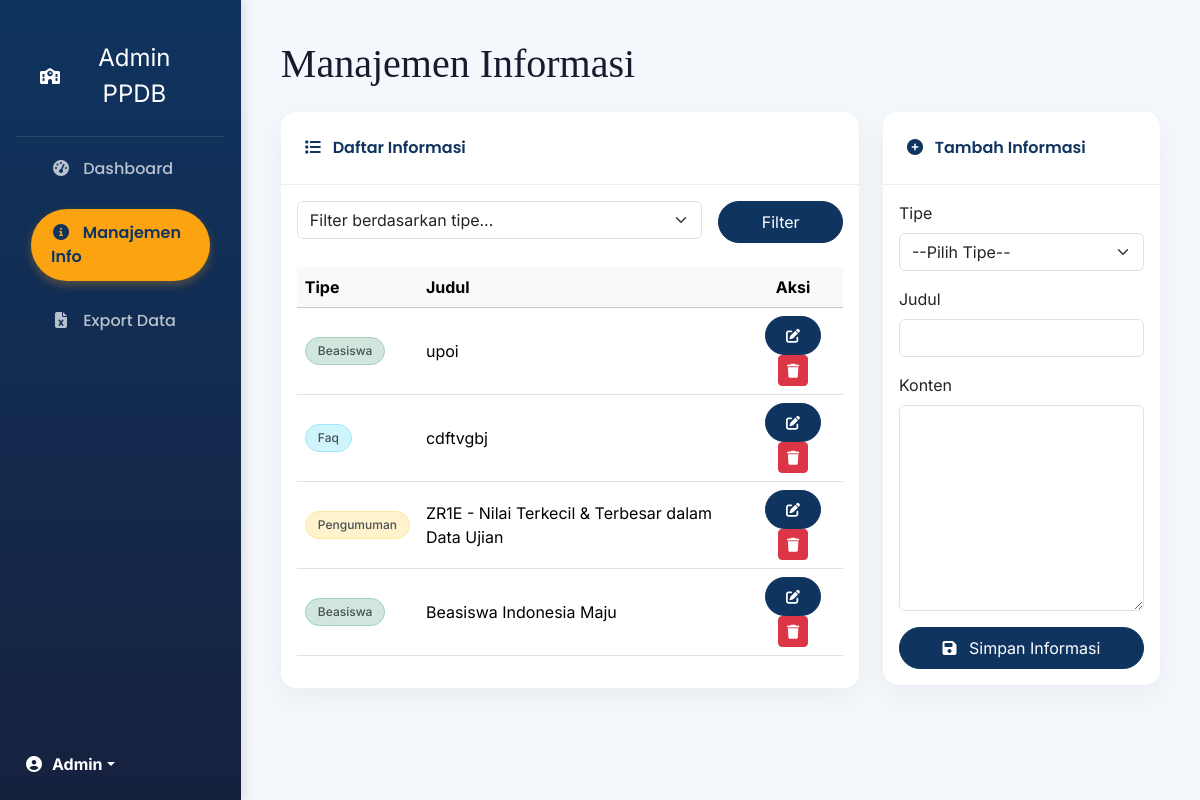
Screenshot of /admin/info_crud.php (signed in) with the database file from the repository.
### tables this page shows
CREATE TABLE `info` (
  `id` int(11) NOT NULL,
  `tipe` enum('beasiswa','pendaftaran','pengumuman','faq','profil') NOT NULL,
  `judul` varchar(255) NOT NULL,
  `konten` text NOT NULL,
  `meta` longtext DEFAULT NULL,
  `created_at` timestamp NOT NULL DEFAULT current_timestamp(),
  `updated_at` timestamp NOT NULL DEFAULT current_timestamp() ON UPDATE current_timestamp()
);

### admin/info_crud.php (the view, shortened to what this page needs)
<?php
include '../koneksi.php';
$edit_item = null;
$sql_list = "SELECT * FROM info WHERE 1=1";
$sql_list .= " ORDER BY created_at DESC";
$info_list = $koneksi->query($sql_list);
$type_colors = ['pendaftaran' => 'primary', 'beasiswa' => 'success', 'pengumuman' => 'warning', 'faq' => 'info', 'profil' => 'secondary'];
?>
<!DOCTYPE html>
<html lang="en">
<head>
    <link href="https://cdn.jsdelivr.net/npm/bootstrap@5.3.3/dist/css/bootstrap.min.css" rel="stylesheet">
    <link href="https://cdnjs.cloudflare.com/ajax/libs/font-awesome/6.5.1/css/all.min.css" rel="stylesheet">
    <link rel="stylesheet" href="../assets/css/admin.css">
</head>
<body>
<div class="d-flex">
    <div class="sidebar d-flex flex-column p-3">
        <div class="sidebar-header"><a href="index.php" class="d-flex align-items-center text-white text-decoration-none"><i class="fas fa-school me-2"></i><span class="fs-4">Admin PPDB</span></a></div>
        <ul class="nav nav-pills flex-column mb-auto">
            <li class="nav-item"><a href="index.php" class="nav-link"><i class="fas fa-tachometer-alt fa-fw me-2"></i> Dashboard</a></li>
            <li><a href="info_crud.php" class="nav-link active" aria-current="page"><i class="fas fa-info-circle fa-fw me-2"></i> Manajemen Info</a></li>
            <li><a href="export.php" class="nav-link"><i class="fas fa-file-excel fa-fw me-2"></i> Export Data</a></li>
        </ul>
        <div class="dropdown mt-auto">
            <a href="#" class="d-flex align-items-center text-white text-decoration-none dropdown-toggle p-2" data-bs-toggle="dropdown" aria-expanded="false">
                <i class="fas fa-user-circle fa-fw me-2"></i><strong><?php echo htmlspecialchars($_SESSION['nama']); ?></strong>
            </a>
        </div>
    </div>
    <div class="main-content">
        <h1 class="mb-4">Manajemen Informasi</h1>
        <div class="row">
            <div class="col-lg-8">
                <div class="card mb-4">
                    <div class="card-header"><i class="fas fa-list me-2"></i> Daftar Informasi</div>
                    <div class="card-body">
                         <form method="GET" class="row g-3 mb-4">
                            <div class="col-md-9">
                                <select name="tipe" class="form-select">
                                    <option value="">Filter berdasarkan tipe...</option>
                                </select>
                            </div>
                            <div class="col-md-3 d-grid"><button type="submit" class="btn btn-primary">Filter</button></div>
                        </form>
                        <div class="table-responsive">
                            <table class="table table-hover align-middle">
                                <thead class="table-light"><tr><th>Tipe</th><th>Judul</th><th class="text-center">Aksi</th></tr></thead>
                                <tbody>
                                    <?php if ($info_list->num_rows > 0): ?>
                                        <?php while($item = $info_list->fetch_assoc()): ?>
                                        <tr>
                                            <td><span class="badge text-dark-emphasis bg-<?php echo $type_colors[$item['tipe']]; ?>-subtle border border-<?php echo $type_colors[$item['tipe']]; ?>-subtle"><?php echo ucfirst($item['tipe']); ?></span></td>
                                            <td><?php echo htmlspecialchars($item['judul']); ?></td>
                                            <td class="text-center">
                                                <a href="?action=edit&id=<?php echo $item['id']; ?>" class="btn btn-sm btn-primary btn-action" title="Edit"><i class="fas fa-edit"></i></a>
                                                <a href="?action=delete&id=<?php echo $item['id']; ?>" class="btn btn-sm btn-danger btn-action" title="Hapus" onclick="return confirm('Apakah Anda yakin ingin menghapus informasi ini?')"><i class="fas fa-trash"></i></a>
                                            </td>
                                        </tr>
                                        <?php endwhile; ?>
                                    <?php else: ?>
                                        <tr><td colspan="3" class="text-center py-4">Tidak ada data untuk ditampilkan.</td></tr>
                                    <?php endif; ?>
                                </tbody>
                            </table>
                        </div>
                    </div>
                </div>
            </div>
            <div class="col-lg-4">
                <div class="card sticky-top" style="top: 20px;">
                    <div class="card-header"><i class="fas <?php echo $edit_item ? 'fa-edit' : 'fa-plus-circle'; ?> me-2"></i> <?php echo $edit_item ? 'Edit' : 'Tambah'; ?> Informasi</div>
                    <div class="card-body">
                        <form method="POST" action="info_crud.php">
                            <div class="mb-3">
                                <label for="tipe" class="form-label">Tipe</label>
                                <select id="tipe" name="tipe" class="form-select" required>
                                    <option value="">--Pilih Tipe--</option>
                                </select>
                            </div>
                            <div class="mb-3">
                                <label for="judul" class="form-label">Judul</label>
                                <input type="text" id="judul" name="judul" class="form-control" value="<?php echo htmlspecialchars($edit_item['judul'] ?? ''); ?>" required>
                            </div>
                            <div class="mb-3">
                                <label for="konten" class="form-label">Konten</label>
                                <textarea id="konten" name="konten" class="form-control" rows="8" required><?php echo htmlspecialchars($edit_item['konten'] ?? ''); ?></textarea>
                            </div>
                            <div class="d-grid gap-2">
                                <button type="submit" class="btn btn-primary"><i class="fas fa-save me-2"></i> <?php echo $edit_item ? 'Update Informasi' : 'Simpan Informasi'; ?></button>
                            </div>
                        </form>
                    </div>
                </div>
            </div>
        </div>
    </div>
</div>
</body>
</html>

### assets/css/admin.css (style rules this page uses)
:root { --primary-color: #0f3460; --accent-color: #fca311; --secondary-color: #e94560; --light-bg: #f4f7fc; --dark-text: #1a1a2e; --white-color: #fff; --sidebar-bg: #0f3460; --sidebar-link-color: rgba(255,255,255,0.7); --sidebar-link-hover-color: #fff; --sidebar-link-active-color: #0f3460; --sidebar-link-active-bg: #fca311; }
body { background-color: var(--light-bg); font-family: 'Inter', sans-serif; color: var(--dark-text); }
h1, h2, h3, h4, h5, .brand-font { font-family: 'Playfair Display', serif; }
.sidebar { width: 260px; min-height: 100vh; background: linear-gradient(180deg, var(--primary-color) 0%, #16213e 100%); transition: margin-left 0.3s; box-shadow: 4px 0 10px rgba(0,0,0,0.1); }
.sidebar .sidebar-header { padding: 1.5rem; text-align: center; color: var(--white-color); border-bottom: 1px solid rgba(255, 255, 255, 0.1); }
.sidebar .nav-link { color: var(--sidebar-link-color); padding: 12px 20px; border-radius: 50px; margin: 8px 15px; transition: all 0.3s; font-family: 'Poppins', sans-serif; font-weight: 500; }
.sidebar .nav-link.active { color: var(--sidebar-link-active-color); background-color: var(--sidebar-link-active-bg); font-weight: 600; box-shadow: 0 4px 10px rgba(252, 163, 17, 0.3); }
.main-content { flex-grow: 1; padding: 2.5rem; }
.card { border: none; border-radius: 15px; box-shadow: 0 10px 30px rgba(0, 0, 0, 0.05); background: var(--white-color); transition: transform 0.3s ease; }
.card-header { background-color: transparent; border-bottom: 1px solid #eee; padding: 1.5rem; font-family: 'Poppins', sans-serif; font-weight: 600; color: var(--primary-color); }
.btn-primary { background-color: var(--primary-color); border-color: var(--primary-color); border-radius: 50px; padding: 8px 20px; }
.table { font-family: 'Inter', sans-serif; }
.table thead { background-color: var(--primary-color); color: white; }
.badge { padding: 0.6em 1em; border-radius: 30px; font-weight: 500; }

### rows the page displays
info: tipe "Beasiswa", judul "upoi"
info: tipe "Faq", judul "cdftvgbj"
info: tipe "Pengumuman", judul "ZR1E - Nilai Terkecil & Terbesar dalam Data Ujian"
info: tipe "Beasiswa", judul "Beasiswa Indonesia Maju"

### other values shown
$_SESSION['nama'] "Admin"
